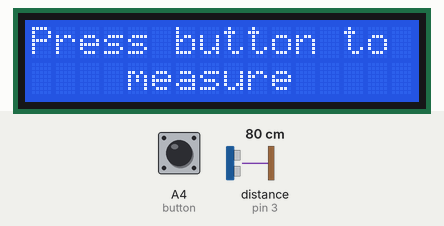
A sketch run on a simulated Arduino Uno, built with avr-gcc and run on an emulated ATmega328P. Parts: 16×2 character LCD. Inputs (shaded band) come from the test bench; at power-on: A4 (button) HIGH, distance to the obstacle (sensor on pin 3) 80 cm. The echo pulse lasts 58.3 µs per cm.

Above: at 1.2 s.
1.3 s: A4 (button) pulled LOW for 0.15 s
At 1.38 s:
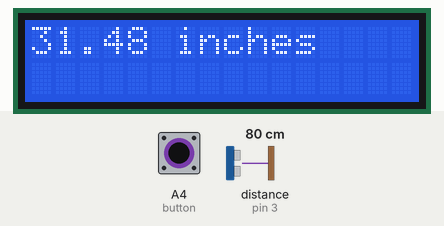
2.9 s: A4 (button) pulled LOW for 3.2 s
Timing chart, 0 to 5.9 s (numbered marks = the images above; inputs shaded):
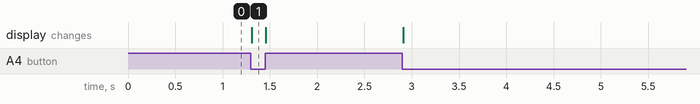

The sketch:

distance_sensor.ino
```cpp
 int trig = 2;
int echo = 3;
float pingTime;
float distance;

#include <LiquidCrystal.h>
int rs = 7;
int en = 8;
int d4 = 9;
int d5 = 10;
int d6 = 11;
int d7 = 12;

int button = A4;
int buttonVal;

LiquidCrystal lcd(rs,en,d4,d5,d6,d7);

int dt1 = 10;
int dt2 = 100;

void setup() {

  Serial.begin(9600);
  lcd.begin(16,2);
  pinMode(trig,OUTPUT);
  pinMode(echo,INPUT);
  pinMode(button,INPUT);
  digitalWrite(button,HIGH);

}

void loop() {

  lcd.clear();
  lcd.setCursor(0,0);
  lcd.print("Press button to");
  lcd.setCursor(4,1);
  lcd.print("measure");
  buttonVal = digitalRead(button);

  while(buttonVal == 1){
    buttonVal = digitalRead(button);
  }

  digitalWrite(trig,LOW);
  delayMicroseconds(dt1);
  digitalWrite(trig,HIGH);
  delayMicroseconds(dt1);
  digitalWrite(trig,LOW);
  pingTime = pulseIn(echo,HIGH);
  distance = (0.0134992 * pingTime)/2;

  lcd.clear();
  lcd.setCursor(0,0);
  lcd.print(distance);
  lcd.print(" inches");
  while(buttonVal == 0){
    buttonVal = digitalRead(button);
  }
}
```

Measured:
- after the input at 1.3 s, the display: changes at once (image 1)
